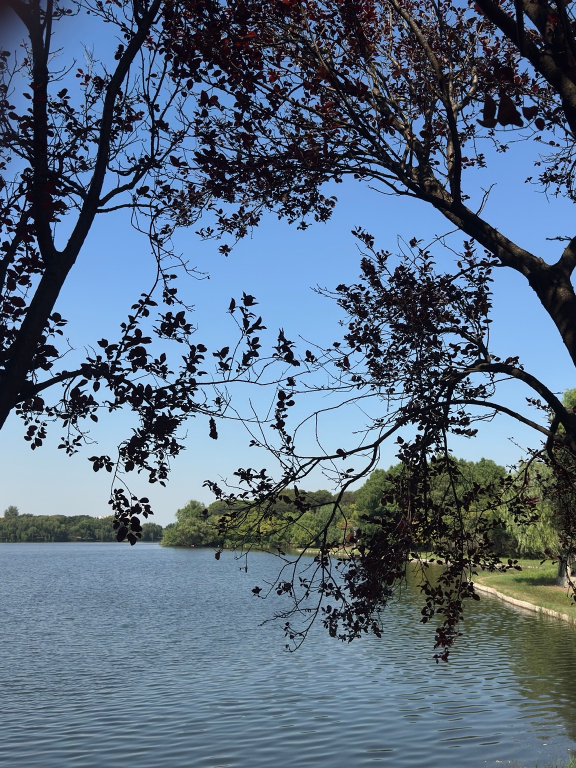
#> input picture tests/fixtures/improve/07_lake_frame.jpg, 1152 x 1536 px (shown at 1/2 size)
$ python -i quick_n.py   (imports and definitions only)
#> lines starting #> are read from the running program, lines starting #| are printed output that depends on the picture
### photographic-studio/optional/ps_common.py
"""Photographic Studio - shared colour and filter helpers. numpy + Pillow; OpenCV is used for speed when present
(v1.2.4: same results, the box filter falls back to numpy without it), so the measuring and grading tools still run
on any agent that has Python."""
import hashlib
from pathlib import Path
import numpy as np
from PIL import Image, ImageOps
try:
    import cv2 as _cv2
except ImportError:
    _cv2 = None


# [74 lines left out: functions daylight_sky, sky_mask, sky_surfaces, not called in this run]


RAMP = {'left': lambda xx, yy: 1 - xx, 'right': lambda xx, yy: xx, 'top': lambda xx, yy: 1 - yy, 'bottom': lambda xx, yy: yy}
PATCH_DIRECT = 0.015     # v1.4.0: share of the land in sharp-edged bright patches that marks direct sun (sun patches)
GRAD_DIRECT = 6.0        # v1.4.0: L* the land rises towards the side the light comes from


# [45 lines left out: function light_character, not called in this run]


# ---- v1.4.0: shared measures, so the grade, the final guard (harmonize.py) and the gates (improve_check.py) agree ----
DARK_SHARE = 0.15        # the darkest 15 % of the ORIGINAL (smoothed) is the black anchor region


# [82 lines left out: functions unexposed, global_sep, dark_anchor_mask, fixed_dark_delta, structure_mask, midfreq and 2 more, not called in this run]


def sha256(p):
    return hashlib.sha256(Path(p).read_bytes()).hexdigest()


# [4 lines left out: function load_rgb, not called in this run]


def save_png(a, p):
    Image.fromarray(np.uint8(np.clip(np.rint(a * 255.0), 0, 255))).save(p)


def to_linear(s):
    return np.where(s <= 0.04045, s / 12.92, ((s + 0.055) / 1.055) ** 2.4).astype(np.float32)


def to_srgb(l):
    l = np.clip(l, 0, None)
    return np.where(l <= 0.0031308, l * 12.92, 1.055 * np.power(l, 1 / 2.4) - 0.055).astype(np.float32)


_M = np.array([[0.4124564, 0.3575761, 0.1804375], [0.2126729, 0.7151522, 0.0721750], [0.0193339, 0.1191920, 0.9503041]], np.float32)
_MI = np.linalg.inv(_M).astype(np.float32)
_WHITE = np.array([0.95047, 1.0, 1.08883], np.float32)


def lin_to_lab(lin):
    xyz = lin @ _M.T / _WHITE
    f = np.where(xyz > 0.008856, np.cbrt(np.clip(xyz, 0, None)), 7.787 * xyz + 16 / 116)
    return np.stack([116 * f[..., 1] - 16, 500 * (f[..., 0] - f[..., 1]), 200 * (f[..., 1] - f[..., 2])], -1).astype(np.float32)


# [6 lines left out: function lab_to_lin, not called in this run]


def srgb_to_lab(s):
    return lin_to_lab(to_linear(s))


# [35 lines left out: functions box, blur, guided, structure_corr, not called in this run]


HUES = {'red': 30, 'orange': 60, 'yellow': 95, 'green': 140, 'cyan': 200, 'blue': 275, 'purple': 310, 'magenta': 345}


def hue_weight(h_deg, centre, width=30.0):
    d = np.abs((h_deg - centre + 180) % 360 - 180)
    return np.where(d < width, 0.5 * (1 + np.cos(np.pi * d / width)), 0.0).astype(np.float32)


# --- drop-in replacements for skimage.color.rgb2lab / lab2rgb (v0.3.5: removes the scikit-image dependency) ---
_M64 = np.array([[0.412453, 0.357580, 0.180423], [0.212671, 0.715160, 0.072169], [0.019334, 0.119193, 0.950227]], np.float64)
_MI64 = np.linalg.inv(_M64)
_W64 = np.array([0.95047, 1.0, 1.08883], np.float64)


def _ft(x):
    x = np.asarray(x)
    return x.astype(np.float32, copy=False) if x.dtype == np.float32 else x.astype(np.float64)       # keep float32 like scikit-image does


# [30 lines left out: functions rgb2lab, lab2rgb, not called in this run]


# v2.1.0: run a sibling tool in this process when it can (no interpreter start-up per call), else in a separate one.
_TOOL_MODS = {}
_INPROC = ('grade.py', 'physics_check.py', 'look_transfer.py', 'keep_regions.py')   # v1.6.2: intensity_check.py archived


# [26 lines left out: function run_tool, not called in this run]

### photographic-studio/optional/quick_n.py
#!/usr/bin/env python3
"""Photographic Studio v1.6.3 - quick N: the fast, non-generative safety net.
Usage: python3 quick_n.py ORIGINAL PARAMS_JSON OUTPUT_PNG [RECEIPT_JSON]

Used when the user asks for non-generative / strictly faithful editing, when there is no G, or when both G draws
hit a hard failure (pipeline.py --g-direct calls it itself). A few seconds on a phone host, unlike the legacy
default route (2026-11-26: 300-600 s, timed out in the ChatGPT sandbox).
Steps: grade.py with the automatic base adjustment (white balance from near-neutral areas, dehaze, levels,
contrast, vibrance on a dull photo) plus the brief's key_light only if the params already have one (never
required) -> the brief's reframe (same limits as g-direct: keeps >= 75 % of the frame, long side >= 1000 px) ->
n_trim highlight shoulder. No G pixels, no generative step. Weaker than a good G draft by design.
v1.6.0: underexposed originals (median L* < 15 and more than 60 % of the frame below L* 20 - 2026-11-26 lantern
eaves: median 7, 78 %; every other regression original has a median of 24-56) get a lift after grade.py, which
leaves them alone because they already have a true black and clipped light sources. The lift is a smooth field
added to L*: computed on a blurred L* (so noise is not amplified), zero on the darkest 5 % (the black anchor),
fading out above L* 35-75 (lit areas and light sources stay as they are), and weaker towards the frame edges or away
from the brief's key_light box (the subject comes forward). In lifted shadows up to half of a blue or green cast
is removed (warm colours are kept). About 1 s.
v1.6.3: before the lift, a backlit veil in the dark areas is taken out (2026-11-26 lantern eaves: the lift had turned
the lens-flare veil into a grey-violet band). The veil is the local minimum of L* (15 px window, blurred), above the
frame's darkest 5 %; up to 12 L* of it x DEHAZE is subtracted, only where the area is dark (fading out between L* 25
and 40) and less on brighter pixels, and the veil's own colour cast is halved there. Bright sky and lamps are not
touched.
"""
import json, sys, tempfile
from pathlib import Path

HERE = Path(__file__).resolve().parent
sys.path.insert(0, str(HERE))
from pipeline import reframe_args, tool   # noqa: E402
from ps_common import load_rgb, save_png, srgb_to_lab, lin_to_lab, lab_to_lin, to_linear, to_srgb, blur  # noqa: E402
import numpy as np  # noqa: E402

MIN_AREA, MIN_LONG_SIDE = 0.75, 1000
UNDER_MEDIAN, UNDER_DARK_L, UNDER_DARK_SHARE = 15.0, 20.0, 0.60
LIFT_TARGET = 17.0       # where the median goes (20 made the lens-flare veil and the blue cast milky)
LIFT_FADE = (35.0, 75.0)  # the lift fades out between these L* values
UNCAST = 0.5             # lifted shadows lose up to half of a blue/green cast (it turns milky once visible)
DEHAZE = 0.8             # v1.6.3: share of the dark-area veil taken out before the lift


def _smooth(x, a, b):
    t = np.clip((x - a) / (b - a), 0, 1)
    return t * t * (3 - 2 * t)


def underexposed(L):
    med, share = float(np.median(L)), float((L < UNDER_DARK_L).mean())
    return med < UNDER_MEDIAN and share > UNDER_DARK_SHARE, round(med, 1), round(share, 2)


# [18 lines left out: functions _local_min, dehaze_dark, not called in this run]


def lift_underexposed(rgb, key_box=None):
    """rgb: sRGB 0..1. Returns (rgb, info). See the module notes (v1.6.0, v1.6.3 dehaze first)."""
    lab = lin_to_lab(to_linear(rgb))
    haze = dehaze_dark(lab)
    L = lab[..., 0]
    h, w = L.shape
    base = blur(L, max(2, min(h, w) // 300))
    med = float(np.median(base))
    gamma = float(np.log(LIFT_TARGET / 100) / np.log(max(med, 1.0) / 100))
    gamma = min(1.0, max(0.55, gamma))
    curve = 100 * np.power(np.clip(base, 0, 100) / 100, gamma)
    p5 = float(np.percentile(base, 5))
    weight = _smooth(base, p5, p5 + 8) * (1 - _smooth(base, *LIFT_FADE))
    yy, xx = np.mgrid[0:h, 0:w].astype(np.float32)
    if key_box:
        cx, cy = (key_box[0] + key_box[2]) / 2 * w, (key_box[1] + key_box[3]) / 2 * h
    else:
        cx, cy = w / 2, h / 2
    d = np.hypot((xx - cx) / w, (yy - cy) / h) / 0.75
    falloff = 1 - 0.4 * _smooth(d, 0.2, 1.0)            # 1 at the subject, 0.6 at the far corners
    delta = (curve - base) * weight * falloff
    lab[..., 0] = np.clip(L + delta, 0, 100)
    lifted = np.clip(delta / 10.0, 0, 1) * UNCAST
    lab[..., 2] = np.where(lab[..., 2] < 0, lab[..., 2] * (1 - lifted), lab[..., 2])
    lab[..., 1] = np.where(lab[..., 1] < 0, lab[..., 1] * (1 - lifted), lab[..., 1])
    out = np.clip(to_srgb(lab_to_lin(lab)), 0, 1)
    return out, {**haze, 'median_before': round(med, 1), 'gamma': round(gamma, 2),
                 'median_after': round(float(np.median(blur(lab[..., 0], 2))), 1),
                 'black_anchor_L': round(p5, 1), 'max_lift_L': round(float(delta.max()), 1)}


# [62 lines left out: functions run, main, not called in this run]


# [2 lines not run here, left out]

>>> import cv2
>>> picture = cv2.imread('../../tests/fixtures/improve/07_lake_frame.jpg', cv2.IMREAD_GRAYSCALE)
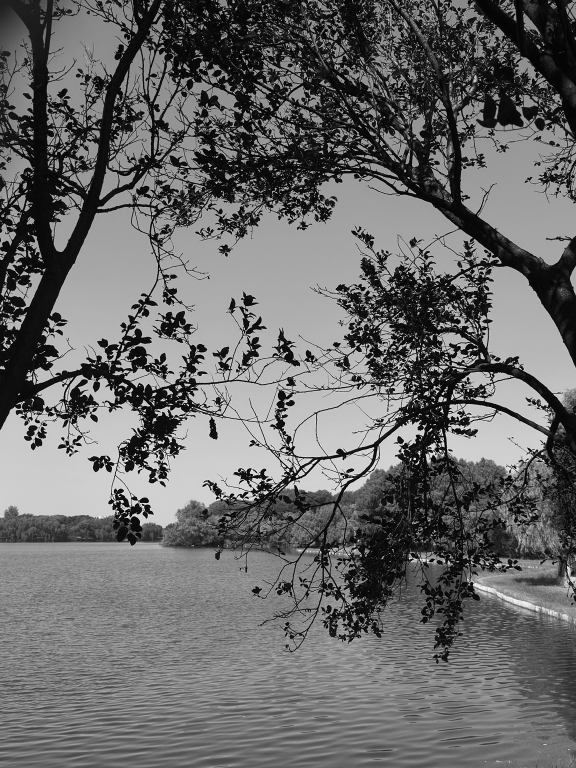
#> picture: shape (1536, 1152) (shown at 1/2 size); min 0, max 255, mean 105.6
>>> result = lift_underexposed(picture)
#> in to_linear, `return np.where(s <= 0.04045, s / 12.92, ((s + 0.055) / 1.055) ** 2.4)..`:
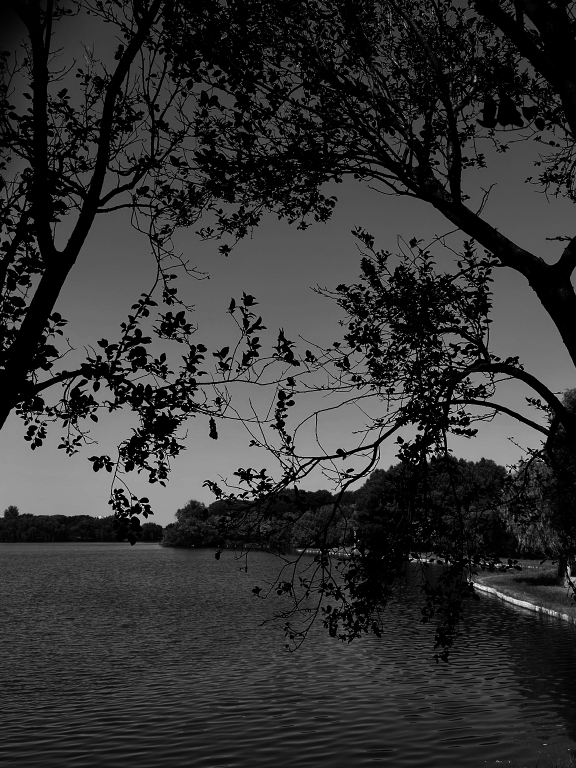
#> returned value: shape (1536, 1152) float32 (shown at 1/2 size); min 0, max 524946.8, mean 105270.3; drawn with min black and max white
#> (the run stopped early here; a loop or call above may not have finished)

$ run again, on tests/fixtures/improve/09_gate_sunset.jpg
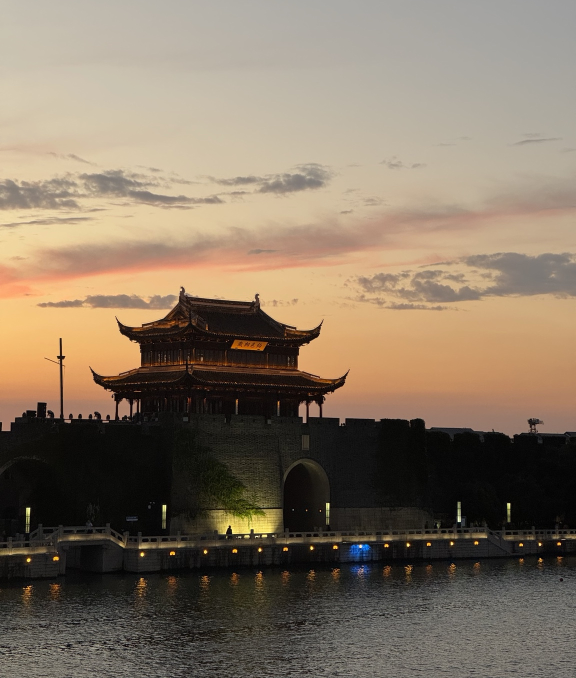
#> input picture tests/fixtures/improve/09_gate_sunset.jpg, 1152 x 1356 px (shown at 1/2 size)
#> `picture = cv2.imread('../../tests/fixtures/improve/07_lake_frame.jpg',..`:
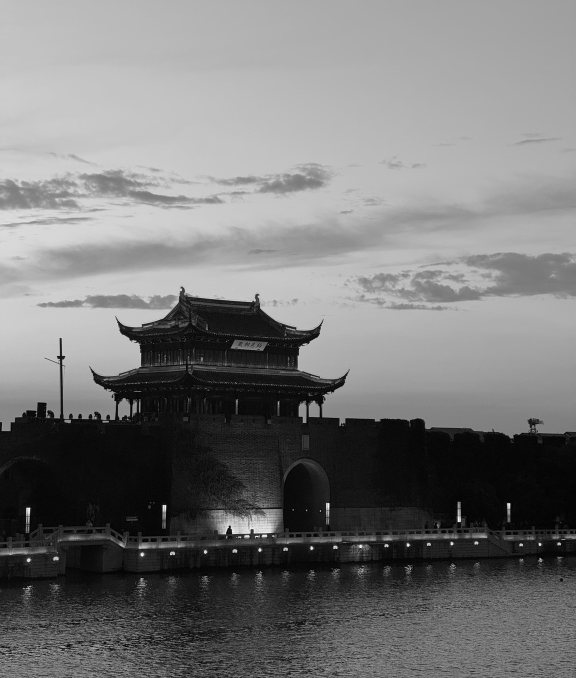
#> picture: shape (1356, 1152) (shown at 1/2 size); min 0, max 253, mean 119.2
#> in to_linear, `return np.where(s <= 0.04045, s / 12.92, ((s + 0.055) / 1.055) ** 2.4)..`:
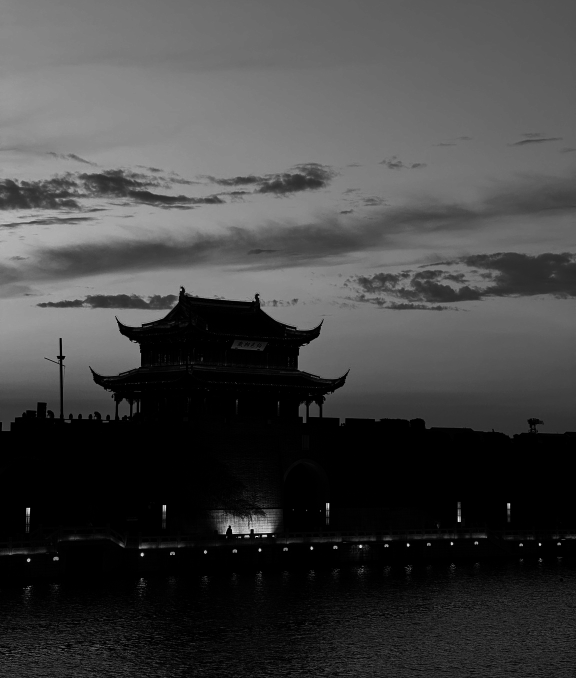
#> returned value: shape (1356, 1152) float32 (shown at 1/2 size); min 0, max 515121.8, mean 133515.3; drawn with min black and max white
